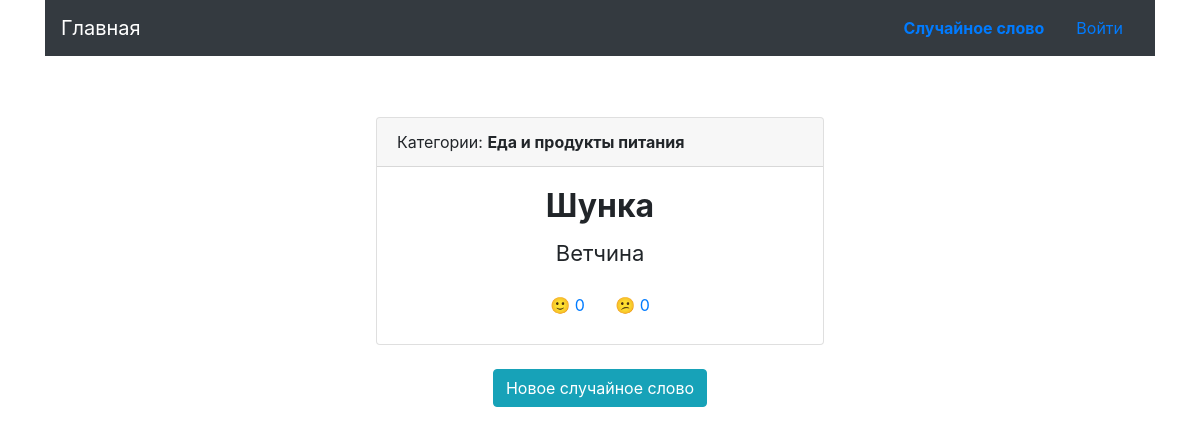
The page /random on the database as committed earlier.
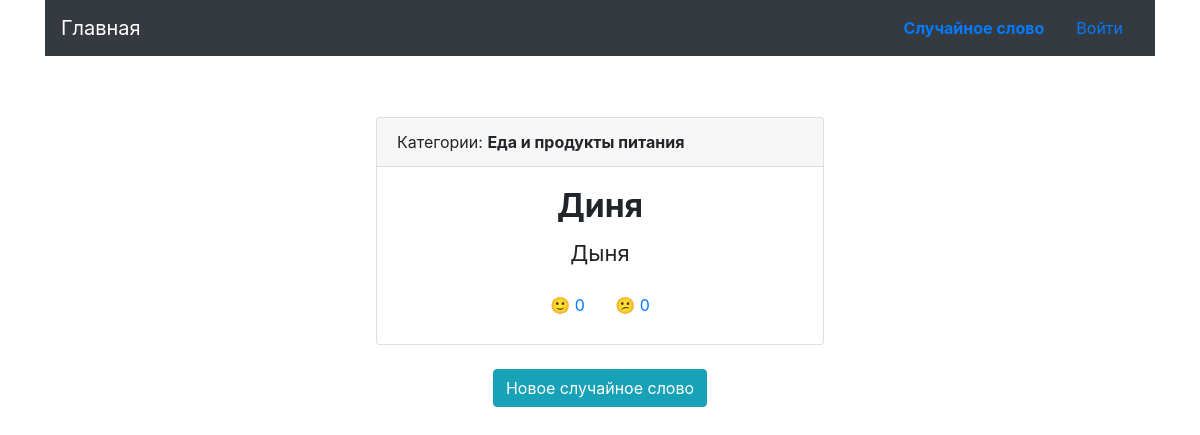
The same page on the database as committed later.
### main_app/card/models.py (models this page shows, shortened)
class BaseModel(db.Model):
    __abstract__ = True
    __table_args__ = {'sqlite_autoincrement': True}     # remove if postgres
    id = db.Column(db.Integer, primary_key=True)

class Card(BaseModel):
    __tablename__ = 'card'
    original_word = db.Column(db.String(128), unique=True, nullable=False)
    translated_word = db.Column(db.String(128), nullable=False)
    active = db.Column(db.Boolean(), default=True)
    created_at = db.Column(db.DateTime(), default=datetime.now)
    def vote_yes(self, user_id):
        return CardStats.get_positive_votes(self.id)
    def vote_no(self, user_id):
        return CardStats.get_negative_votes(self.id)
    def get_related_categories(self) -> list:
        related_categories = list()
        category_and_card = db.session.query(CategoryCards).filter(CategoryCards.card_id==self.id).all()
        for elem in category_and_card:
            category = db.session.query(Category).get(elem.category_id)
            related_categories.append(category.name)
        related_categories = ', '.join(related_categories)
        return related_categories

### main_app/card/views.py (the view)
@card.route('/random')
def random_word():
    card = db.session.query(Card).order_by(func.random()).first()
    if current_user.is_authenticated:
        UserSeed.create_new_seed(current_user)
    return render_template('main/card/card_random.html', card=card)

### main_app/card/models.py (called while the page is built)
    @classmethod
    def get_positive_votes(cls, card_id: str) -> int:
        return db.session.query(cls).filter(cls.card_id==card_id, cls.vote == 1).count()

    @classmethod
    def get_negative_votes(cls, card_id: str) -> int:
        return db.session.query(cls).filter(cls.card_id==card_id, cls.vote == -1).count()

### main_app/templates/main/card/card_random.html
{% extends 'main/layout.html' %}
{% block content %}
<div class="container card-main">
	<div class="col-md-12 text-center">
		<center>
			<div class="card" style="width: 28rem;">
			  <div class="card-header text-left">
			    Категории: <b>{% for category in card.get_related_categories() %}{{ category }}{% endfor %}</b>
			  </div>
			  <div class="card-body">
			    <h2 class="card-title"><b>{{ card.translated_word.capitalize() }}</b></h2>
			    <p class="card-text">{{ card.original_word }}</p>
			    <button type="button" class="btn btn-link vote" data-card-id="{{ card.id }}"
			    data-card-vote="1" style="text-decoration: none;">&#128578; <span id="positive" class="vote-{{ card.id }}">{{ card.vote_yes(current_user.id) }}</span></button>
			    <button type="button" class="btn btn-link vote" data-card-id="{{ card.id }}"
			    data-card-vote="0" style="text-decoration: none;">&#128533; <span id="negative" class="vote-{{ card.id }}">{{ card.vote_no(current_user.id) }}</span></button>
			  </div>
			</div>
			<br>
			    <a type="button" class="btn btn-info" href="{{ url_for('card.random_word') }}">Новое случайное слово</a>
		</center>
	</div>
</div>
{% endblock %}

Rows that differ between the two databases and show on the page:
changed Card: translated_word "Шунка" → "Диня"; original_word "Ветчина" → "Дыня"
